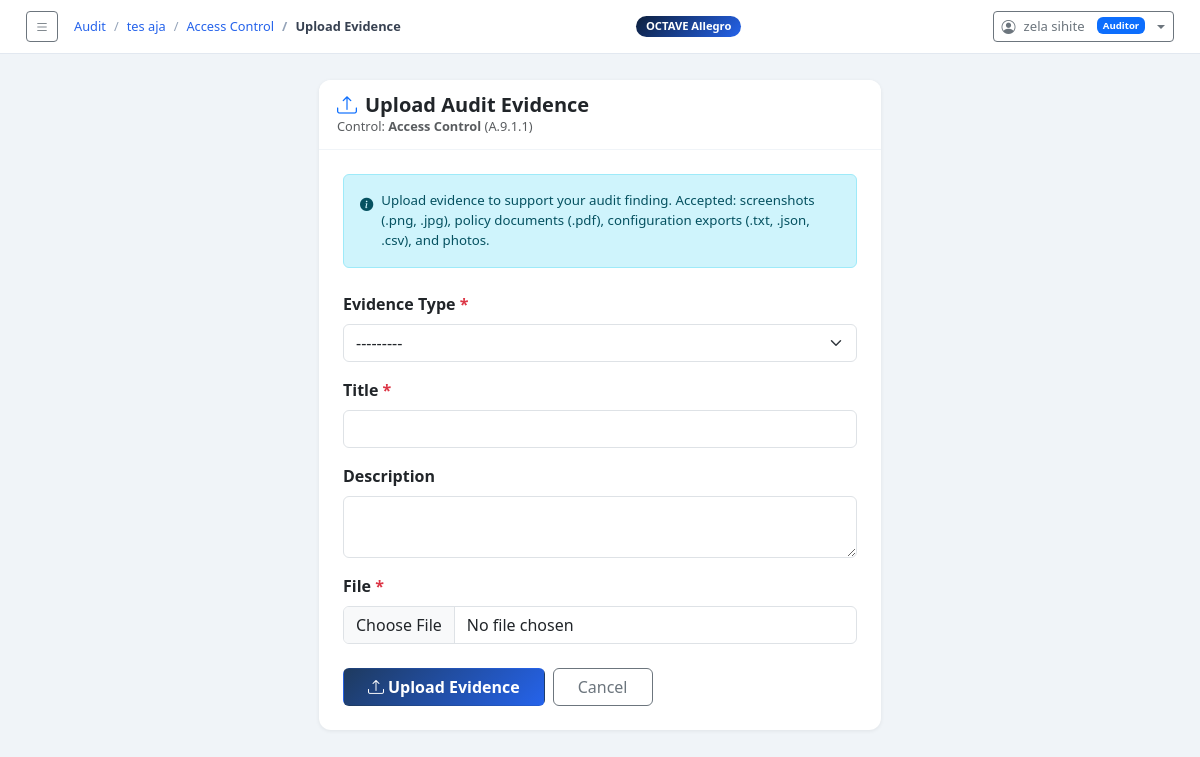
/audit/control/15/evidence/upload/ (signed in), run on the app's committed database.
### octave_app/models.py (models this page shows, shortened)
class AuditControl(models.Model):
    audit          = models.ForeignKey(AuditAssessment, on_delete=models.CASCADE, related_name='controls')
    control_id     = models.CharField(max_length=50)   # e.g. 'password_policy'
    control_name   = models.CharField(max_length=255)
    iso_reference  = models.CharField(max_length=20, blank=True)
    description    = models.TextField(blank=True)
    status         = models.CharField(max_length=20, choices=CONTROL_STATUS_CHOICES, default='not_reviewed')
    auditor_notes  = models.TextField(blank=True, help_text='Observations and findings from the auditor.')
    affected_asset = models.CharField(max_length=255, blank=True)
    recommendation = models.TextField(blank=True)
    risk_level     = models.CharField(max_length=10, choices=[('high','High'),('medium','Medium'),('low','Low')], default='medium', blank=True)
    created_at     = models.DateTimeField(default=timezone.now)
    updated_at     = models.DateTimeField(auto_now=True)
    class Meta:
        ordering = ['control_id']

class AuditAssessment(models.Model):
    owner          = models.ForeignKey(User, on_delete=models.SET_NULL, null=True, blank=True,
                         related_name='audit_assessments')
    assigned_auditee = models.ForeignKey(User, on_delete=models.SET_NULL, null=True, blank=True,
                         related_name='assigned_audit_assessments')
    title          = models.CharField(max_length=255)
    organization   = models.CharField(max_length=255)
    scope          = models.TextField()
    assessor_name  = models.CharField(max_length=255)
    assessor_email = models.EmailField(blank=True)
    start_date     = models.DateField(default=timezone.now)
    end_date       = models.DateField(null=True, blank=True)
    status         = models.CharField(max_length=20, choices=AUDIT_STATUS_CHOICES, default='draft')
    notes          = models.TextField(blank=True)
    created_at     = models.DateTimeField(default=timezone.now)
    updated_at     = models.DateTimeField(auto_now=True)
    class Meta:
        ordering = ['-created_at']

### octave_app/views.py (the view, shortened to what this page needs)
# urls.py: path('audit/control/<int:control_pk>/evidence/upload/', views.audit_evidence_upload, name='audit_evidence_upload'),
@login_required
@auditor_required
def audit_evidence_upload(request, control_pk):
    from .forms import AuditEvidenceForm
    ctrl = get_object_or_404(AuditControl, pk=control_pk)
    form = AuditEvidenceForm(request.POST or None, request.FILES or None)
    return render(request, 'octave_app/audit/evidence_upload.html', {
        'form': form, 'ctrl': ctrl,
    })

### octave_app/forms.py
class AuditEvidenceForm(forms.ModelForm):
    class Meta:
        model  = AuditEvidence
        fields = ['evidence_type', 'title', 'description', 'file']
        widgets = {
            'evidence_type': forms.Select(attrs={'class': 'form-select'}),
            'title':         forms.TextInput(attrs={'class': 'form-control'}),
            'description':   forms.Textarea(attrs={'class': 'form-control', 'rows': 2}),
            'file':          forms.FileInput(attrs={'class': 'form-control'}),
        }

### octave_app/context_processors.py (called while the page is built)
def sidebar_ctx(request):
    return {'octave_steps': OCTAVE_STEPS}

### octave_app/views.py (called while the page is built)
def auditor_required(view_func):
    @wraps(view_func)
    def wrapper(request, *args, **kwargs):
        if not request.user.is_authenticated:
            return redirect('login')
        try:
            if request.user.profile.role != 'auditor':
                messages.error(request, 'Access denied. Only Auditors can perform this action.')
                return redirect('dashboard')
        except UserProfile.DoesNotExist:
            messages.error(request, 'No profile found.')
            return redirect('dashboard')
        return view_func(request, *args, **kwargs)
    return wrapper

### octave_app/templates/octave_app/audit/evidence_upload.html (shortened to what this page needs)
{% extends 'octave_app/base.html' %}
{% block breadcrumb %}
<li class="breadcrumb-item"><a href="{% url 'audit_list' %}">Audit</a></li>
<li class="breadcrumb-item"><a href="{% url 'audit_detail' ctrl.audit.pk %}">{{ ctrl.audit.title|truncatechars:20 }}</a></li>
<li class="breadcrumb-item"><a href="{% url 'audit_control_review' ctrl.pk %}">{{ ctrl.control_name|truncatechars:20 }}</a></li>
<li class="breadcrumb-item active">Upload Evidence</li>
{% endblock %}
{% block content %}
<div class="row justify-content-center">
  <div class="col-lg-6">
    <div class="card">
      <div class="card-header">
        <h5 class="fw-bold mb-0"><i class="bi bi-upload me-2 text-primary"></i>Upload Audit Evidence</h5>
        <div class="text-muted" style="font-size:.8rem;">Control: <strong>{{ ctrl.control_name }}</strong> ({{ ctrl.iso_reference }})</div>
      </div>
      <div class="card-body p-4">
        <div class="alert alert-info d-flex gap-2 mb-4" style="font-size:.83rem;">
          <i class="bi bi-info-circle-fill flex-shrink-0 mt-1"></i>
          <div>Upload evidence to support your audit finding. Accepted: screenshots (.png, .jpg), policy documents (.pdf), configuration exports (.txt, .json, .csv), and photos.</div>
        </div>
        <form method="post" enctype="multipart/form-data">
          <div class="mb-3">
            <label class="form-label fw-semibold">Evidence Type <span class="text-danger">*</span></label>
            {{ form.evidence_type }}
          </div>
          <div class="mb-3">
            <label class="form-label fw-semibold">Title <span class="text-danger">*</span></label>
            {{ form.title }}
          </div>
          <div class="mb-3">
            <label class="form-label fw-semibold">Description</label>
            {{ form.description }}
          </div>
          <div class="mb-4">
            <label class="form-label fw-semibold">File <span class="text-danger">*</span></label>
            {{ form.file }}
          </div>
          <div class="d-flex gap-2">
            <button type="submit" class="btn fw-semibold px-4" style="background:linear-gradient(135deg,#1e3a5f,#2563eb);color:#fff;">
              <i class="bi bi-upload me-1"></i>Upload Evidence
            </button>
            <a href="{% url 'audit_control_review' ctrl.pk %}" class="btn btn-outline-secondary px-4">Cancel</a>
          </div>
        </form>
      </div>
    </div>
  </div>
</div>
{% endblock %}

### octave_app/templates/octave_app/base.html (shortened to what this page needs)
<!DOCTYPE html>
<html lang="en">
<head>
  <link href="https://cdn.jsdelivr.net/npm/bootstrap@5.3.2/dist/css/bootstrap.min.css" rel="stylesheet">
  <link href="https://cdn.jsdelivr.net/npm/bootstrap-icons@1.11.3/font/bootstrap-icons.css" rel="stylesheet">
</head>
<body>
<div class="main full">
  <div class="topbar">
    <div class="d-flex align-items-center gap-3">
      <button class="btn btn-sm btn-outline-secondary" id="toggleSidebar">
        <i class="bi bi-list"></i>
      </button>
      <nav aria-label="breadcrumb">
        <ol class="breadcrumb">
          {% block breadcrumb %}<li class="breadcrumb-item active">Dashboard</li>{% endblock %}
        </ol>
      </nav>
    </div>
    <span class="ws-badge">OCTAVE Allegro</span>
    {% if user.is_authenticated %}
    <div class="dropdown ms-3">
      <button class="btn btn-sm btn-outline-secondary dropdown-toggle d-flex align-items-center gap-2" type="button" data-bs-toggle="dropdown">
        <i class="bi bi-person-circle"></i>
        <span style="font-size:.82rem">{{ user.get_full_name|default:user.username }}</span>
        {% with role=user.profile.role %}
        {% if role == 'admin' %}<span class="badge bg-danger ms-1" style="font-size:.6rem">Admin</span>
        {% elif role == 'auditor' %}<span class="badge bg-primary ms-1" style="font-size:.6rem">Auditor</span>
        {% else %}<span class="badge bg-secondary ms-1" style="font-size:.6rem">Auditee</span>{% endif %}
        {% endwith %}
      </button>
    </div>
    {% endif %}
  </div>
  <div class="content">
    {% block content %}{% endblock %}
  </div>
</div>
</body>
</html>

### octave_app/templates/octave_app/base.html (style rules this page uses)
:root { --navy:#0d1f3c;--navy2:#1a3558;--accent:#2563eb;--sidebar:270px }
body { background:#f0f4f8;font-family:'Segoe UI',system-ui,sans-serif }
.main { margin-left:var(--sidebar); min-height:100vh; display:flex; flex-direction:column; transition:margin-left .3s ease; }
.main.full { margin-left:0 !important; }
.topbar { background:#fff;border-bottom:1px solid #e2e8f0;padding:11px 26px;position:sticky;top:0;z-index:100;display:flex;align-items:center;justify-content:space-between }
.topbar .breadcrumb { margin:0;font-size:.8rem }
.topbar .breadcrumb-item a { color:var(--accent);text-decoration:none }
.topbar .breadcrumb-item.active { color:#374151;font-weight:600 }
.topbar .breadcrumb-item+.breadcrumb-item::before { color:#94a3b8 }
.content { padding:26px;flex:1 }
.card { border:none;border-radius:12px;box-shadow:0 1px 4px rgba(0,0,0,.07) }
.card-header { background:#fff;border-bottom:1px solid #f0f4f8;border-radius:12px 12px 0 0!important;padding:13px 18px }
.ws-badge { background:linear-gradient(135deg,var(--navy),var(--accent));color:#fff;border-radius:16px;padding:2px 10px;font-size:.7rem;font-weight:700 }

### data on the page
AuditControl: audit "tes aja", control_name "Access Control", iso_reference "A.9.1.1"

### other printed values
{{ user.get_full_name|default:user.username }} "zela sihite"
